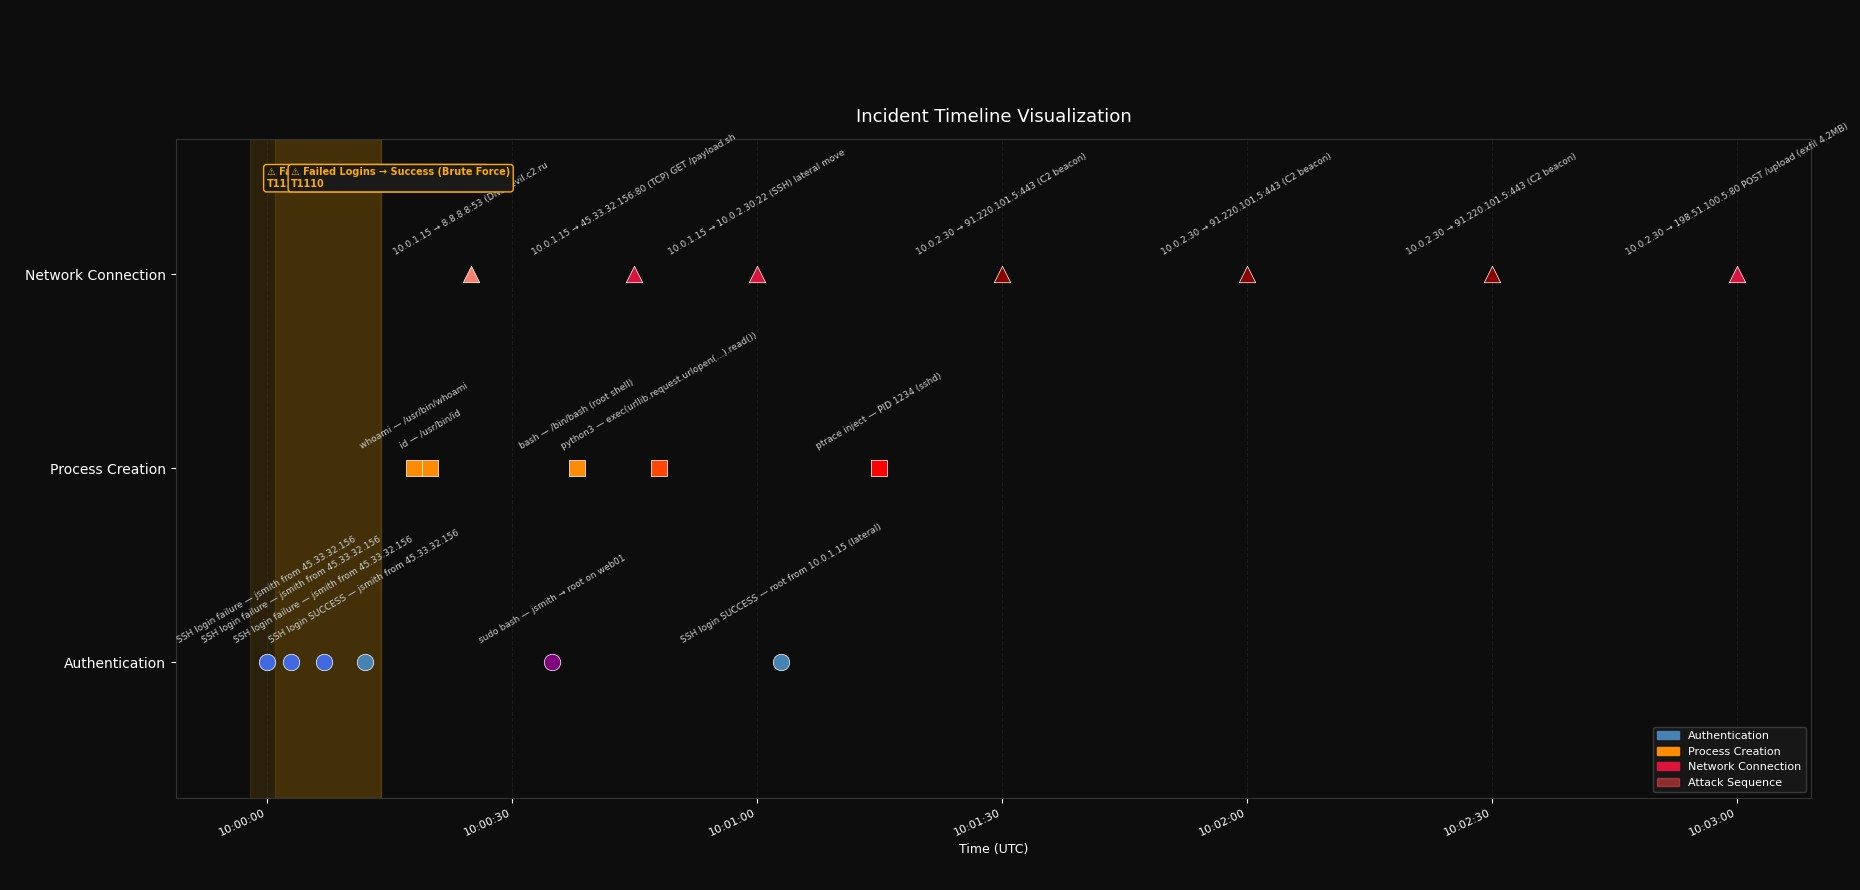

The script that saved this image:
"""
Incident timeline visualizer.
Merges auth, process-creation, and network-connection log events
into a unified chronological plot and flags suspicious attack sequences.
"""

import csv
import json
import argparse
import random
from datetime import datetime, timedelta
from pathlib import Path
from collections import defaultdict

try:
    import matplotlib.pyplot as plt
    import matplotlib.dates as mdates
    import matplotlib.patches as mpatches
    HAS_MPL = True
except ImportError:
    HAS_MPL = False


# ── Event Model ───────────────────────────────────────────────────────────────

TRACK_ORDER = ["auth", "proc", "net"]

TRACK_LABELS = {
    "auth": "Authentication",
    "proc": "Process Creation",
    "net":  "Network Connection",
}

COLOR_MAP = {
    "auth": "steelblue",
    "proc": "darkorange",
    "net":  "crimson",
}

MARKER_MAP = {
    "auth": "o",
    "proc": "s",
    "net":  "^",
}

# Event subtypes for richer labeling
SUBTYPE_COLOR = {
    "login_success":   "steelblue",
    "login_failure":   "royalblue",
    "sudo":            "purple",
    "cmd_exec":        "darkorange",
    "powershell":      "orangered",
    "proc_inject":     "red",
    "dns_query":       "salmon",
    "outbound_http":   "crimson",
    "outbound_https":  "darkred",
}


# ── Log Parsers ───────────────────────────────────────────────────────────────

TS_FORMATS = [
    "%Y-%m-%d %H:%M:%S",
    "%Y-%m-%dT%H:%M:%S",
    "%Y-%m-%dT%H:%M:%SZ",
    "%d/%b/%Y:%H:%M:%S",
    "%b %d %H:%M:%S",
]


def parse_timestamp(ts_str: str) -> datetime | None:
    for fmt in TS_FORMATS:
        try:
            return datetime.strptime(ts_str.strip(), fmt)
        except ValueError:
            continue
    return None


def parse_auth_log(path: str) -> list[tuple]:
    """
    Parse /var/log/auth.log style or CSV with columns:
    timestamp, user, src_ip, action, outcome
    """
    events = []
    p = Path(path)
    if not p.exists():
        return events
    with open(path, newline="", encoding="utf-8") as f:
        reader = csv.DictReader(f)
        for row in reader:
            ts = parse_timestamp(row.get("timestamp", ""))
            if not ts:
                continue
            subtype = ("login_failure" if row.get("outcome","").lower() == "failure"
                       else "sudo" if row.get("action","").lower() in ("sudo","su","runas")
                       else "login_success")
            events.append({
                "ts":      ts,
                "track":   "auth",
                "subtype": subtype,
                "label":   f"{row.get('action','')} {row.get('user','')} "
                           f"from {row.get('src_ip','')}",
                "raw":     dict(row),
            })
    return events


def parse_process_log(path: str) -> list[tuple]:
    """
    Parse Sysmon EventID 1 CSV or custom process creation log.
    Expected columns: timestamp, hostname, image, commandline, parent_image
    """
    events = []
    p = Path(path)
    if not p.exists():
        return events
    with open(path, newline="", encoding="utf-8") as f:
        reader = csv.DictReader(f)
        for row in reader:
            ts = parse_timestamp(row.get("timestamp", ""))
            if not ts:
                continue
            image = row.get("image", "").lower()
            cmd   = row.get("commandline", "").lower()
            if "powershell" in image or "powershell" in cmd:
                subtype = "powershell"
            elif any(x in cmd for x in ("inject", "mavinject", "hollowing")):
                subtype = "proc_inject"
            else:
                subtype = "cmd_exec"
            events.append({
                "ts":      ts,
                "track":   "proc",
                "subtype": subtype,
                "label":   f"{Path(image).name} — {cmd[:60]}",
                "raw":     dict(row),
            })
    return events


def parse_network_log(path: str) -> list[tuple]:
    """
    Parse Sysmon EventID 3 or firewall log CSV.
    Expected columns: timestamp, src_ip, dst_ip, dst_port, protocol, direction
    """
    events = []
    p = Path(path)
    if not p.exists():
        return events
    with open(path, newline="", encoding="utf-8") as f:
        reader = csv.DictReader(f)
        for row in reader:
            ts = parse_timestamp(row.get("timestamp", ""))
            if not ts:
                continue
            port = int(row.get("dst_port", 0) or 0)
            if port == 53:
                subtype = "dns_query"
            elif port == 443:
                subtype = "outbound_https"
            else:
                subtype = "outbound_http"
            events.append({
                "ts":      ts,
                "track":   "net",
                "subtype": subtype,
                "label":   (f"{row.get('src_ip','')} → {row.get('dst_ip','')}:"
                            f"{row.get('dst_port','')} ({row.get('protocol','')})"),
                "raw":     dict(row),
            })
    return events


def parse_json_log(path: str) -> list[dict]:
    """
    Generic JSON log: each line is a JSON object with at minimum
    'timestamp', 'track' (auth|proc|net), and 'label' fields.
    """
    events = []
    p = Path(path)
    if not p.exists():
        return events
    with open(path, encoding="utf-8") as f:
        for line in f:
            line = line.strip()
            if not line:
                continue
            try:
                obj = json.loads(line)
            except json.JSONDecodeError:
                continue
            ts = parse_timestamp(obj.get("timestamp", ""))
            if not ts or obj.get("track") not in TRACK_ORDER:
                continue
            obj["ts"] = ts
            events.append(obj)
    return events


# ── Sequence Detector ─────────────────────────────────────────────────────────

ATTACK_SEQUENCES = [
    {
        "name":    "Login → PrivEsc → Beacon",
        "tracks":  ["auth", "proc", "net"],
        "subtypes":["login_success", "sudo", "outbound_http"],
        "window":  60,
        "severity":"critical",
        "technique":"T1078 → T1548 → T1071",
    },
    {
        "name":    "Failed Logins → Success (Brute Force)",
        "tracks":  ["auth", "auth", "auth"],
        "subtypes":["login_failure", "login_failure", "login_success"],
        "window":  120,
        "severity":"high",
        "technique":"T1110",
    },
    {
        "name":    "Process Creation → Outbound Network",
        "tracks":  ["proc", "net"],
        "subtypes":["powershell", "outbound_https"],
        "window":  30,
        "severity":"high",
        "technique":"T1059.001 → T1071.001",
    },
    {
        "name":    "PowerShell → Process Injection → Beacon",
        "tracks":  ["proc", "proc", "net"],
        "subtypes":["powershell", "proc_inject", "outbound_http"],
        "window":  60,
        "severity":"critical",
        "technique":"T1059.001 → T1055 → T1071",
    },
]


def find_sequences(events: list[dict]) -> list[dict]:
    """
    Scan the sorted event list for known attack sequence patterns.
    Returns a list of match dicts with the matching events and sequence metadata.
    """
    matches = []
    n = len(events)

    for seq in ATTACK_SEQUENCES:
        required_tracks  = seq["tracks"]
        required_types   = seq["subtypes"]
        window           = seq["window"]

        for i in range(n):
            e0 = events[i]
            if (e0["track"] != required_tracks[0] or
                    e0.get("subtype") != required_types[0]):
                continue

            chain = [e0]
            remaining_tracks = required_tracks[1:]
            remaining_types  = required_types[1:]
            t0 = e0["ts"]

            for j in range(i + 1, n):
                if not remaining_tracks:
                    break
                ej = events[j]
                if (ej["ts"] - t0).total_seconds() > window:
                    break
                if (ej["track"] == remaining_tracks[0] and
                        ej.get("subtype") == remaining_types[0]):
                    chain.append(ej)
                    remaining_tracks.pop(0)
                    remaining_types.pop(0)

            if not remaining_tracks:
                matches.append({
                    "sequence": seq["name"],
                    "severity": seq["severity"],
                    "technique": seq["technique"],
                    "events": chain,
                    "start": chain[0]["ts"],
                    "end":   chain[-1]["ts"],
                })

    # Deduplicate by start time + sequence name
    seen = set()
    deduped = []
    for m in matches:
        key = (m["sequence"], m["start"])
        if key not in seen:
            seen.add(key)
            deduped.append(m)

    return deduped


# ── Simulator ─────────────────────────────────────────────────────────────────

def generate_mock_events(base_time: datetime | None = None) -> list[dict]:
    """Generate a realistic simulated incident timeline."""
    if base_time is None:
        base_time = datetime(2025, 6, 1, 10, 0, 0)

    def t(delta_s): return base_time + timedelta(seconds=delta_s)

    events = [
        # Recon / brute force
        {"ts": t(0),   "track": "auth", "subtype": "login_failure",
         "label": "SSH login failure — jsmith from 45.33.32.156"},
        {"ts": t(3),   "track": "auth", "subtype": "login_failure",
         "label": "SSH login failure — jsmith from 45.33.32.156"},
        {"ts": t(7),   "track": "auth", "subtype": "login_failure",
         "label": "SSH login failure — jsmith from 45.33.32.156"},
        {"ts": t(12),  "track": "auth", "subtype": "login_success",
         "label": "SSH login SUCCESS — jsmith from 45.33.32.156"},

        # Initial access → discovery
        {"ts": t(18),  "track": "proc", "subtype": "cmd_exec",
         "label": "whoami — /usr/bin/whoami"},
        {"ts": t(20),  "track": "proc", "subtype": "cmd_exec",
         "label": "id — /usr/bin/id"},
        {"ts": t(25),  "track": "net",  "subtype": "dns_query",
         "label": "10.0.1.15 → 8.8.8.8:53 (DNS) evil.c2.ru"},

        # Privilege escalation
        {"ts": t(35),  "track": "auth", "subtype": "sudo",
         "label": "sudo bash — jsmith → root on web01"},
        {"ts": t(38),  "track": "proc", "subtype": "cmd_exec",
         "label": "bash — /bin/bash (root shell)"},

        # Payload delivery
        {"ts": t(45),  "track": "net",  "subtype": "outbound_http",
         "label": "10.0.1.15 → 45.33.32.156:80 (TCP) GET /payload.sh"},
        {"ts": t(48),  "track": "proc", "subtype": "powershell",
         "label": "python3 — exec(urllib.request.urlopen(...).read())"},

        # Lateral movement
        {"ts": t(60),  "track": "net",  "subtype": "outbound_http",
         "label": "10.0.1.15 → 10.0.2.30:22 (SSH) lateral move"},
        {"ts": t(63),  "track": "auth", "subtype": "login_success",
         "label": "SSH login SUCCESS — root from 10.0.1.15 (lateral)"},

        # Process injection
        {"ts": t(75),  "track": "proc", "subtype": "proc_inject",
         "label": "ptrace inject — PID 1234 (sshd)"},

        # C2 beacon
        {"ts": t(90),  "track": "net",  "subtype": "outbound_https",
         "label": "10.0.2.30 → 91.220.101.5:443 (C2 beacon)"},
        {"ts": t(120), "track": "net",  "subtype": "outbound_https",
         "label": "10.0.2.30 → 91.220.101.5:443 (C2 beacon)"},
        {"ts": t(150), "track": "net",  "subtype": "outbound_https",
         "label": "10.0.2.30 → 91.220.101.5:443 (C2 beacon)"},

        # Exfiltration
        {"ts": t(180), "track": "net",  "subtype": "outbound_http",
         "label": "10.0.2.30 → 198.51.100.5:80 POST /upload (exfil 4.2MB)"},
    ]

    return events


# ── Plotter ───────────────────────────────────────────────────────────────────

def plot_timeline(events: list[dict], matches: list[dict],
                  output_path: str | None = None):
    if not HAS_MPL:
        print("[!] matplotlib not installed: pip install matplotlib")
        return

    fig, ax = plt.subplots(figsize=(16, 5))
    fig.patch.set_facecolor("#0d0d0d")
    ax.set_facecolor("#0d0d0d")

    track_y = {t: i for i, t in enumerate(TRACK_ORDER)}

    # Plot each event
    for ev in events:
        y       = track_y.get(ev["track"], 0)
        color   = SUBTYPE_COLOR.get(ev.get("subtype",""), COLOR_MAP.get(ev["track"],"gray"))
        marker  = MARKER_MAP.get(ev["track"], "o")
        ax.scatter(ev["ts"], y, s=140, c=color, marker=marker,
                   zorder=5, edgecolors="white", linewidths=0.5)
        ax.annotate(
            ev.get("label","")[:55],
            (ev["ts"], y),
            xytext=(0, 14), textcoords="offset points",
            fontsize=6.5, color="#cccccc", ha="center", rotation=30,
        )

    # Highlight matched sequences
    SEV_COLORS = {"critical": "#ff4444", "high": "#ffaa00", "medium": "#44aaff"}
    for m in matches:
        col  = SEV_COLORS.get(m["severity"], "yellow")
        t0   = mdates.date2num(m["start"])
        t1   = mdates.date2num(m["end"])
        span = t1 - t0 + 0.0005
        ax.axvspan(m["start"] - timedelta(seconds=2),
                   m["end"]   + timedelta(seconds=2),
                   alpha=0.12, color=col, zorder=1)
        ax.annotate(
            f"⚠ {m['sequence']}\n{m['technique']}",
            xy=(m["start"], len(TRACK_ORDER) - 0.55),
            fontsize=7, color=col, fontweight="bold",
            bbox=dict(boxstyle="round,pad=0.3", fc="#1a1a1a", ec=col, lw=1),
        )

    # Axes formatting
    ax.set_yticks(range(len(TRACK_ORDER)))
    ax.set_yticklabels([TRACK_LABELS[t] for t in TRACK_ORDER],
                       color="white", fontsize=10)
    ax.tick_params(colors="white")
    ax.xaxis.set_major_formatter(mdates.DateFormatter("%H:%M:%S"))
    ax.xaxis.set_major_locator(mdates.AutoDateLocator())
    plt.setp(ax.get_xticklabels(), rotation=25, ha="right",
             color="white", fontsize=8)

    for spine in ax.spines.values():
        spine.set_edgecolor("#333333")

    ax.set_ylim(-0.7, len(TRACK_ORDER) - 0.3)
    ax.grid(True, linestyle="--", alpha=0.2, color="#555555", axis="x")

    # Legend
    legend_handles = [
        mpatches.Patch(color=COLOR_MAP[t], label=TRACK_LABELS[t])
        for t in TRACK_ORDER
    ]
    if matches:
        legend_handles.append(
            mpatches.Patch(color="#ff4444", alpha=0.5, label="Attack Sequence"))
    ax.legend(handles=legend_handles, loc="lower right",
              facecolor="#1a1a1a", edgecolor="#444444",
              labelcolor="white", fontsize=8)

    ax.set_title("Incident Timeline Visualization", color="white",
                 fontsize=13, pad=12)
    ax.set_xlabel("Time (UTC)", color="white", fontsize=9)

    plt.tight_layout()

    if output_path:
        plt.savefig(output_path, dpi=150, bbox_inches="tight",
                    facecolor=fig.get_facecolor())
        print(f"[*] Plot saved → {output_path}")
    else:
        plt.show()


# ── Main ──────────────────────────────────────────────────────────────────────

def main():
    parser = argparse.ArgumentParser(description="Incident timeline visualizer")
    parser.add_argument("--auth",    default=None, help="Auth log CSV")
    parser.add_argument("--proc",    default=None, help="Process log CSV")
    parser.add_argument("--net",     default=None, help="Network log CSV")
    parser.add_argument("--json",    default=None, help="Generic JSON log (JSONL)")
    parser.add_argument("--output",  default=None,
                        help="Save plot to file (e.g. timeline.png) instead of displaying")
    parser.add_argument("--mock",    action="store_true",
                        help="Use built-in simulated incident data")
    parser.add_argument("--no-plot", action="store_true",
                        help="Print events and detections to console only")
    args = parser.parse_args()

    # Load events
    all_events: list[dict] = []

    if args.mock or not any([args.auth, args.proc, args.net, args.json]):
        print("[*] Using simulated incident data (--mock)")
        all_events = generate_mock_events()
    else:
        if args.auth:
            all_events += parse_auth_log(args.auth)
        if args.proc:
            all_events += parse_process_log(args.proc)
        if args.net:
            all_events += parse_network_log(args.net)
        if args.json:
            all_events += parse_json_log(args.json)

    if not all_events:
        print("[!] No events loaded. Use --mock or provide log file paths.")
        return

    # Sort by timestamp
    all_events.sort(key=lambda e: e["ts"])

    print(f"\n[*] {len(all_events)} events loaded\n")
    print(f"  {'Time':<22} {'Track':<6} {'Subtype':<18} {'Label'}")
    print(f"  {'─'*80}")
    for ev in all_events:
        print(f"  {ev['ts'].strftime('%Y-%m-%d %H:%M:%S'):<22} "
              f"{ev['track']:<6} {ev.get('subtype',''):<18} "
              f"{ev.get('label','')[:50]}")

    # Detect attack sequences
    matches = find_sequences(all_events)

    if matches:
        print(f"\n[!] {len(matches)} suspicious sequence(s) detected:\n")
        for m in matches:
            print(f"  [{m['severity'].upper():8}] {m['sequence']}")
            print(f"             Technique : {m['technique']}")
            print(f"             Window    : {m['start'].strftime('%H:%M:%S')} → "
                  f"{m['end'].strftime('%H:%M:%S')}")
            for ev in m["events"]:
                print(f"             ├─ [{ev['track']}] {ev['ts'].strftime('%H:%M:%S')} "
                      f"{ev.get('label','')[:55]}")
            print()
    else:
        print("\n[+] No known attack sequences detected.")

    if not args.no_plot:
        plot_timeline(all_events, matches, output_path=args.output)


if __name__ == "__main__":
    main()
